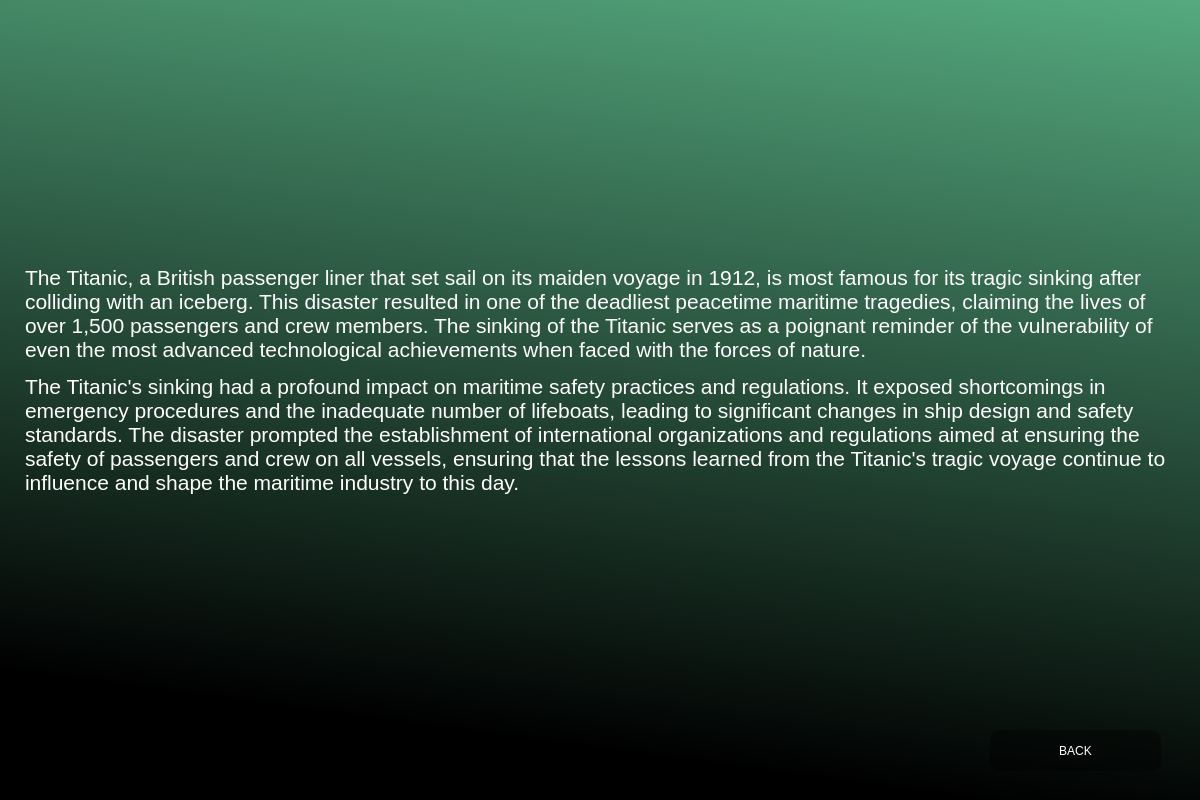
<?xml version="1.0" encoding="UTF-8"?>
<ui version="4.0">
 <class>Dialog</class>
 <widget class="QDialog" name="Dialog">
  <property name="geometry">
   <rect>
    <x>0</x>
    <y>0</y>
    <width>1200</width>
    <height>800</height>
   </rect>
  </property>
  <property name="windowTitle">
   <string>Dialog</string>
  </property>
  <widget class="QWidget" name="widget" native="true">
   <property name="geometry">
    <rect>
     <x>0</x>
     <y>0</y>
     <width>1200</width>
     <height>800</height>
    </rect>
   </property>
   <property name="styleSheet">
    <string notr="true">QWidget#widget{
background-color:qlineargradient(spread:pad, x1:0.795776, y1:1, x2:1, y2:0, stop:0 rgba(0, 0, 0, 255), stop:1 rgba(85, 170, 127, 255));
}</string>
   </property>
   <widget class="QTextBrowser" name="textBrowser">
    <property name="geometry">
     <rect>
      <x>20</x>
      <y>260</y>
      <width>1171</width>
      <height>271</height>
     </rect>
    </property>
    <property name="styleSheet">
     <string notr="true">background-color:rgba(0,0,0,0);
color:rgb(255, 255, 255);
font: 16pt &quot;MS Shell Dlg 2&quot;;
</string>
    </property>
    <property name="html">
     <string>&lt;!DOCTYPE HTML PUBLIC &quot;-//W3C//DTD HTML 4.0//EN&quot; &quot;http://www.w3.org/TR/REC-html40/strict.dtd&quot;&gt;
&lt;html&gt;&lt;head&gt;&lt;meta name=&quot;qrichtext&quot; content=&quot;1&quot; /&gt;&lt;style type=&quot;text/css&quot;&gt;
p, li { white-space: pre-wrap; }
&lt;/style&gt;&lt;/head&gt;&lt;body style=&quot; font-family:'MS Shell Dlg 2'; font-size:16pt; font-weight:400; font-style:normal;&quot;&gt;
&lt;p style=&quot; margin-top:12px; margin-bottom:12px; margin-left:0px; margin-right:0px; -qt-block-indent:0; text-indent:0px; -qt-user-state:65536;&quot;&gt;The Titanic, a British passenger liner that set sail on its maiden voyage in 1912, is most famous for its tragic sinking after colliding with an iceberg. This disaster resulted in one of the deadliest peacetime maritime tragedies, claiming the lives of over 1,500 passengers and crew members. The sinking of the Titanic serves as a poignant reminder of the vulnerability of even the most advanced technological achievements when faced with the forces of nature.&lt;/p&gt;
&lt;p style=&quot; margin-top:12px; margin-bottom:12px; margin-left:0px; margin-right:0px; -qt-block-indent:0; text-indent:0px;&quot;&gt;The Titanic's sinking had a profound impact on maritime safety practices and regulations. It exposed shortcomings in emergency procedures and the inadequate number of lifeboats, leading to significant changes in ship design and safety standards. The disaster prompted the establishment of international organizations and regulations aimed at ensuring the safety of passengers and crew on all vessels, ensuring that the lessons learned from the Titanic's tragic voyage continue to influence and shape the maritime industry to this day.&lt;/p&gt;&lt;/body&gt;&lt;/html&gt;</string>
    </property>
   </widget>
   <widget class="QPushButton" name="back">
    <property name="geometry">
     <rect>
      <x>990</x>
      <y>730</y>
      <width>171</width>
      <height>41</height>
     </rect>
    </property>
    <property name="styleSheet">
     <string notr="true">font: 22pt &quot;MS Sans Serif&quot;;
color:rgb(255, 255, 255);
border-radius:10px;
background-color:rgba(0,0,0,100);
border-color: #ff0000;</string>
    </property>
    <property name="text">
     <string>BACK</string>
    </property>
   </widget>
  </widget>
 </widget>
 <resources/>
 <connections/>
</ui>
